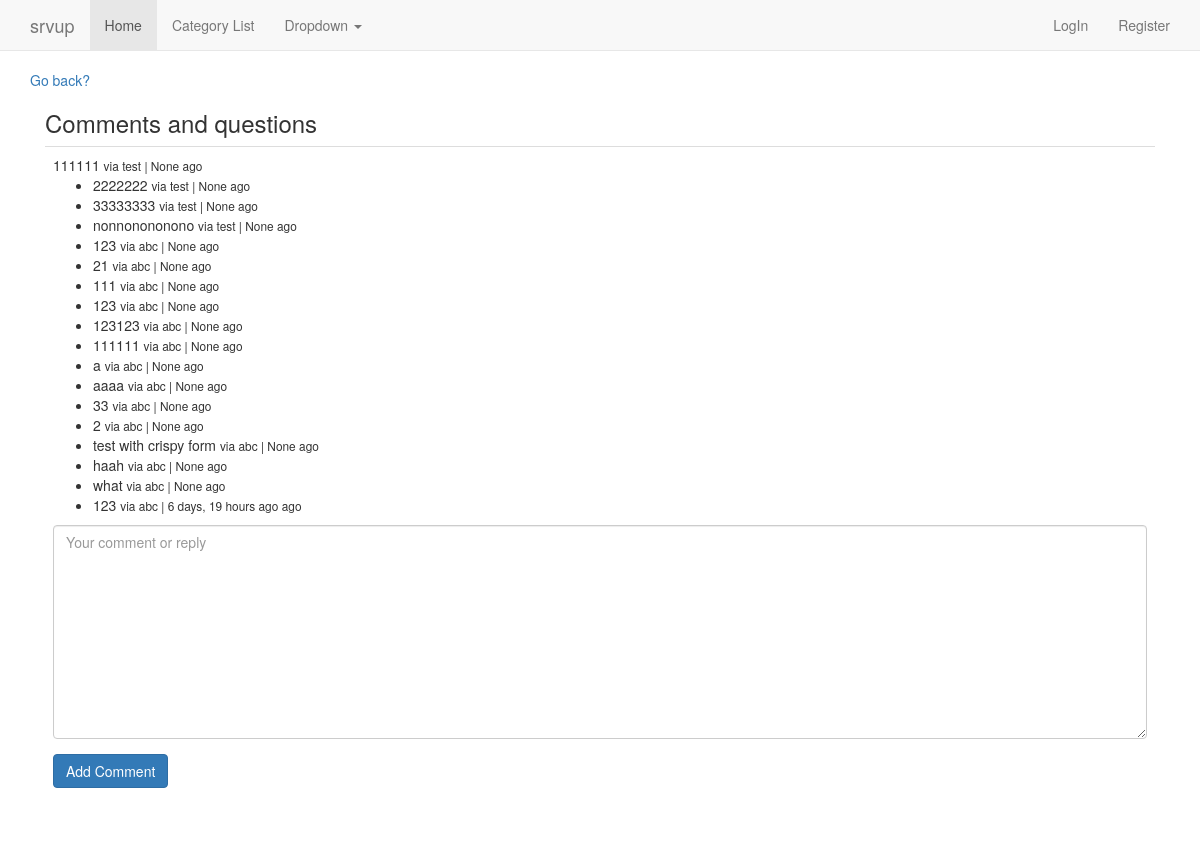
The page /comment/24/ on the database its author committed.
### comment/models.py (models this page shows, shortened)
class Comment(models.Model):
    text = models.TextField()
    author = models.ForeignKey(MyUser)
    parent = models.ForeignKey('self', null=True, blank=True)
    video = models.ForeignKey(Video, null=True, blank=True)
    path = models.CharField(max_length=512)
    timestamp = models.DateTimeField(auto_now=False,auto_now_add=True)
    updated = models.DateTimeField(auto_now=True,auto_now_add=False)
    active = models.BooleanField(default=True)
    objects = CommentManager()
    @property
    def get_comment(self):
        return self.text
    @property
    def is_child(self):
        if self.parent is not None:return True
        else: return False
    @property
    def get_children(self):
        if self.is_child:
            return None
        else:
            return Comment.objects.filter(parent=self)
    @property
    def get_origin(self):
        return self.path
    def get_absolute_url(self):
        return reverse('comment_thread', kwargs={'pk':self.id})

### account/models.py (models this page shows, shortened)
class MyUser(AbstractBaseUser):
    username = models.CharField(
        max_length=255,
        unique=True,)
    email = models.EmailField(
        max_length=255,
        unique=True,
    )
    first_name = models.CharField(
        max_length=255,
        null=True,
        blank=True)
    last_name = models.CharField(
        max_length=255,
        null=True,
        blank=True)
    is_member = models.BooleanField(default=False)
    is_active = models.BooleanField(default=True)
    is_admin = models.BooleanField(default=False)
    objects = MyUserManager()
    USERNAME_FIELD = 'username'
    REQUIRED_FIELDS = ['email']

### comment/views.py (the view)
def comment_thread(request, pk):
    comment = Comment.objects.get(id=pk)
    form = CommentForm()
    return render(request, 'comment/comment_thread.html', {
        'form':form,
        'comment':comment,
        } )

### comment/forms.py
class CommentForm(forms.Form):
    text = forms.CharField(
        widget=forms.Textarea(attrs={
            'placeholder': 'Your comment or reply',})
        )
    def __init__(self, *args, **kwargs):
        super(CommentForm, self).__init__(*args, **kwargs)
        self.helper = FormHelper()
        self.helper.form_show_labels = False
        self.helper.layout = Layout(
            'text',
            ButtonHolder(
                Submit('submit', 'Add Comment', css_class='btn-primary'),
                )
            )

### comment/models.py (called while the page is built)
    def get_queryset(self):
        return CommentQuerySet(self.model, using=self._db)

### templates/comment/comment_thread.html (shortened to what this page needs)
{% extends 'base.html' %}
{%  load humanize %}
{% load crispy_forms_tags %}
{% block content %}
<a href="{{ comment.get_origin }}">Go back?</a>
<div class="col-sm-12">
    <h3>Comments and questions</h3>
    <table class="table">
    <tr><td>{{ comment.get_comment }}
    <small> via {{ comment.author }} | {{ comment.timestamp | naturaltime }} ago </small>
        {% if not comment.is_child %}
            <ul>
            {% for child in  comment.get_children %}
            <li>{{ child.get_comment }}
            <small> via {{ child.author }} | {{ child.timestamp | naturaltime }} ago </small>
            </li>
            {% endfor %}
            </ul>
            <form method="POST" action="{% url 'comment_create' %}">{% csrf_token %}
            {% crispy form %}
            </form>
        </div>
        {% endif %}
  </div>
{% endblock %}

### rows shown on the page
Comment: get_comment "111111", author "test", timestamp "None"
Comment: get_comment "2222222", author "test", timestamp "None"
Comment: get_comment "33333333", author "test", timestamp "None"
Comment: get_comment "nonnonononono", author "test", timestamp "None"
Comment: get_comment "123", author "abc", timestamp "None"
Comment: get_comment "21", author "abc", timestamp "None"
Comment: get_comment "111", author "abc", timestamp "None"
Comment: get_comment "123", author "abc", timestamp "None"
Comment: get_comment "123123", author "abc", timestamp "None"
Comment: get_comment "111111", author "abc", timestamp "None"
Comment: get_comment "a", author "abc", timestamp "None"
Comment: get_comment "aaaa", author "abc", timestamp "None"
Comment: get_comment "33", author "abc", timestamp "None"
Comment: get_comment "2", author "abc", timestamp "None"
Comment: get_comment "test with crispy form", author "abc", timestamp "None"
Comment: get_comment "haah", author "abc", timestamp "None"
Comment: get_comment "what", author "abc", timestamp "None"
Comment: get_comment "123", author "abc", timestamp "6 days, 19 hours ago"
